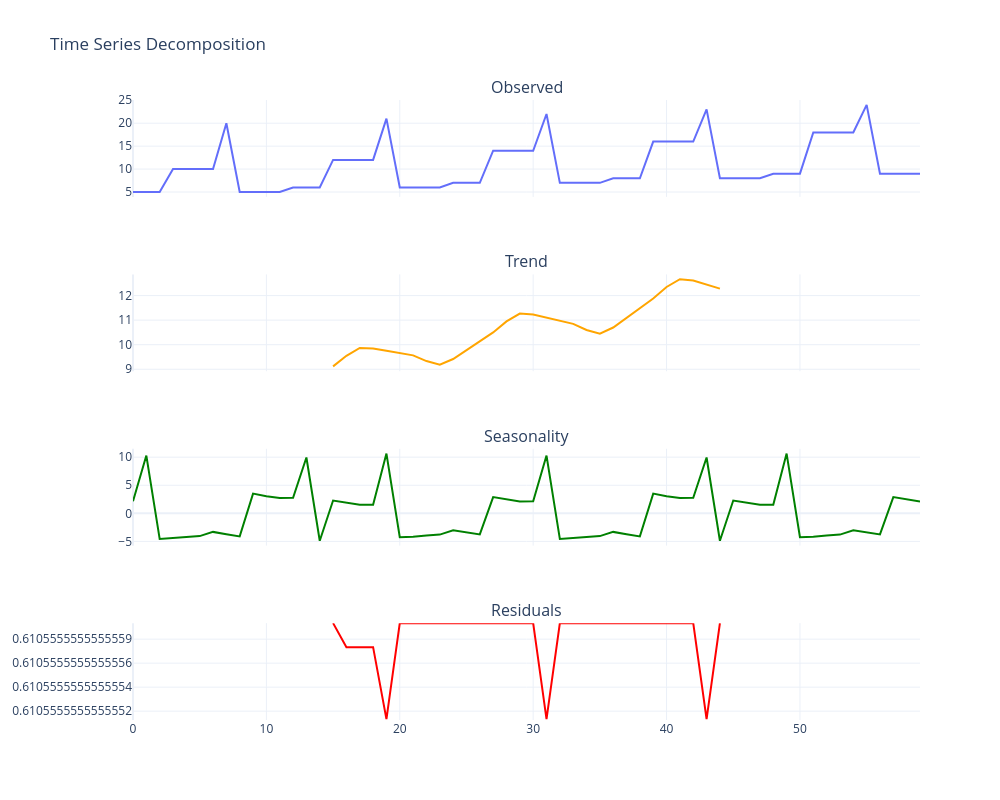

Notebook cell for this chart:
### Code cell
plot_decomposition(df_3)

### Figure 1 — Plotly figure (JSON) as saved in the notebook; plotly's stock layout.template omitted (floating-point values rounded to 4 significant figures)
{"data": [{"mode": "lines", "name": "Observed", "type": "scatter", "x": [0, 1, 2, 3, 4, 5, 6, 7, 8, 9, 10, 11, 12, 13, 14, 15, 16, 17, 18, 19, 20, 21, 22, 23, 24, 25, 26, 27, 28, 29, 30, 31, 32, 33, 34, 35, 36, 37, 38, 39, 40, 41, 42, 43, 44, 45, 46, 47, 48, 49, 50, 51, 52, 53, 54, 55, 56, 57, 58, 59], "xaxis": "x", "y": [5, 5, 5, 10, 10, 10, 10, 20, 5, 5, 5, 5, 6, 6, 6, 12, 12, 12, 12, 21, 6, 6, 6, 6, 7, 7, 7, 14, 14, 14, 14, 22, 7, 7, 7, 7, 8, 8, 8, 16, 16, 16, 16, 23, 8, 8, 8, 8, 9, 9, 9, 18, 18, 18, 18, 24, 9, 9, 9, 9], "yaxis": "y"}, {"line": {"color": "orange"}, "mode": "lines", "name": "Trend", "type": "scatter", "x": [0, 1, 2, 3, 4, 5, 6, 7, 8, 9, 10, 11, 12, 13, 14, 15, 16, 17, 18, 19, 20, 21, 22, 23, 24, 25, 26, 27, 28, 29, 30, 31, 32, 33, 34, 35, 36, 37, 38, 39, 40, 41, 42, 43, 44, 45, 46, 47, 48, 49, 50, 51, 52, 53, 54, 55, 56, 57, 58, 59], "xaxis": "x2", "y": [null, null, null, null, null, null, null, null, null, null, null, null, null, null, null, 9.117, 9.55, 9.867, 9.85, 9.75, 9.65, 9.567, 9.333, 9.183, 9.417, 9.783, 10.15, 10.5, 10.95, 11.27, 11.23, 11.1, 10.97, 10.85, 10.6, 10.45, 10.7, 11.1, 11.5, 11.88, 12.35, 12.67, 12.62, 12.45, 12.28, null, null, null, null, null, null, null, null, null, null, null, null, null, null, null], "yaxis": "y2"}, {"line": {"color": "green"}, "mode": "lines", "name": "Seasonality", "type": "scatter", "x": [0, 1, 2, 3, 4, 5, 6, 7, 8, 9, 10, 11, 12, 13, 14, 15, 16, 17, 18, 19, 20, 21, 22, 23, 24, 25, 26, 27, 28, 29, 30, 31, 32, 33, 34, 35, 36, 37, 38, 39, 40, 41, 42, 43, 44, 45, 46, 47, 48, 49, 50, 51, 52, 53, 54, 55, 56, 57, 58, 59], "xaxis": "x3", "y": [2.156, 10.29, -4.577, -4.461, -4.211, -4.061, -3.311, -3.711, -4.111, 3.506, 3.039, 2.723, 2.773, 9.939, -4.894, 2.273, 1.839, 1.523, 1.539, 10.64, -4.261, -4.177, -3.944, -3.794, -3.027, -3.394, -3.761, 2.889, 2.439, 2.123, 2.156, 10.29, -4.577, -4.461, -4.211, -4.061, -3.311, -3.711, -4.111, 3.506, 3.039, 2.723, 2.773, 9.939, -4.894, 2.273, 1.839, 1.523, 1.539, 10.64, -4.261, -4.177, -3.944, -3.794, -3.027, -3.394, -3.761, 2.889, 2.439, 2.123], "yaxis": "y3"}, {"line": {"color": "red"}, "mode": "lines", "name": "Residuals", "type": "scatter", "x": [0, 1, 2, 3, 4, 5, 6, 7, 8, 9, 10, 11, 12, 13, 14, 15, 16, 17, 18, 19, 20, 21, 22, 23, 24, 25, 26, 27, 28, 29, 30, 31, 32, 33, 34, 35, 36, 37, 38, 39, 40, 41, 42, 43, 44, 45, 46, 47, 48, 49, 50, 51, 52, 53, 54, 55, 56, 57, 58, 59], "xaxis": "x4", "y": [null, null, null, null, null, null, null, null, null, null, null, null, null, null, null, 0.6106, 0.6106, 0.6106, 0.6106, 0.6106, 0.6106, 0.6106, 0.6106, 0.6106, 0.6106, 0.6106, 0.6106, 0.6106, 0.6106, 0.6106, 0.6106, 0.6106, 0.6106, 0.6106, 0.6106, 0.6106, 0.6106, 0.6106, 0.6106, 0.6106, 0.6106, 0.6106, 0.6106, 0.6106, 0.6106, null, null, null, null, null, null, null, null, null, null, null, null, null, null, null], "yaxis": "y4"}], "layout": {"annotations": [{"font": {"size": 16}, "showarrow": false, "text": "Observed", "x": 0.5, "xanchor": "center", "xref": "paper", "y": 1, "yanchor": "bottom", "yref": "paper"}, {"font": {"size": 16}, "showarrow": false, "text": "Trend", "x": 0.5, "xanchor": "center", "xref": "paper", "y": 0.7188, "yanchor": "bottom", "yref": "paper"}, {"font": {"size": 16}, "showarrow": false, "text": "Seasonality", "x": 0.5, "xanchor": "center", "xref": "paper", "y": 0.4375, "yanchor": "bottom", "yref": "paper"}, {"font": {"size": 16}, "showarrow": false, "text": "Residuals", "x": 0.5, "xanchor": "center", "xref": "paper", "y": 0.1562, "yanchor": "bottom", "yref": "paper"}], "height": 800, "showlegend": false, "title": {"text": "Time Series Decomposition"}, "width": 1000, "xaxis": {"anchor": "y", "domain": [0, 1], "matches": "x4", "showticklabels": false}, "xaxis2": {"anchor": "y2", "domain": [0, 1], "matches": "x4", "showticklabels": false}, "xaxis3": {"anchor": "y3", "domain": [0, 1], "matches": "x4", "showticklabels": false}, "xaxis4": {"anchor": "y4", "domain": [0, 1]}, "yaxis": {"anchor": "x", "domain": [0.8438, 1]}, "yaxis2": {"anchor": "x2", "domain": [0.5625, 0.7188]}, "yaxis3": {"anchor": "x3", "domain": [0.2812, 0.4375]}, "yaxis4": {"anchor": "x4", "domain": [0, 0.1562]}}}
